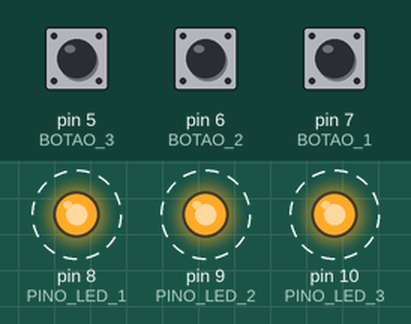
The program below on a simulated Arduino Uno, built with avr-gcc and run on an emulated ATmega328P. On the bench: output pins drawn as LEDs (lit = HIGH). Dashed ring = blinking. The inputs (shaded band) are chosen by the test bench; at power-on: pin 5 (BOTAO_3) HIGH, pin 6 (BOTAO_2) HIGH, pin 7 (BOTAO_1) HIGH. Random numbers use the default seed unless the program sets one.

Above: at 6.3 s.
6.4 s: pin 5 (BOTAO_3) pulled LOW for 2.35 s
At 9.3 s:
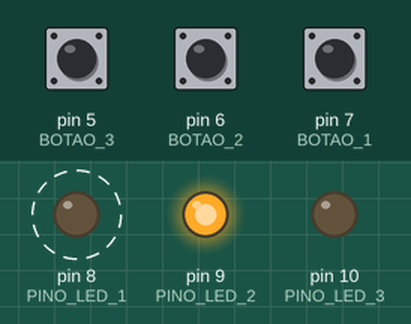
11.0 s: pin 6 (BOTAO_2) pulled LOW for 2.35 s
At 15.5 s:
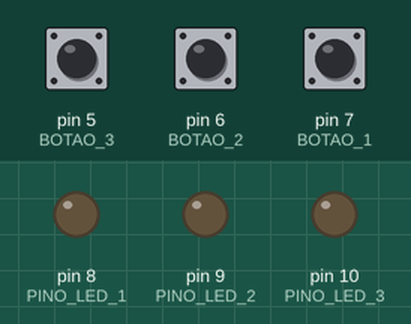
16.1 s: pin 7 (BOTAO_1) pulled LOW for 2.35 s
At 17.15 s:
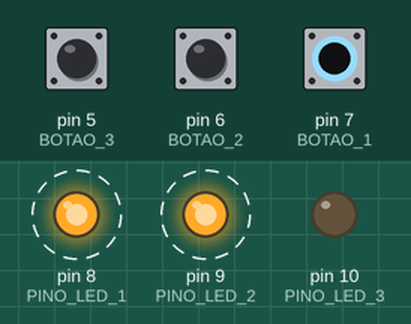
Timing chart, 0 to 25.9 s (numbered marks = the images above; inputs shaded):
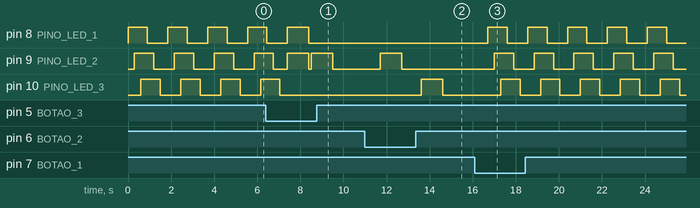

Measured:
- after the input at 11.0 s, pin 9 (PINO_LED_2): LOW → HIGH after 0.70 s, → LOW 1.0 s later; pin 10 (PINO_LED_3): LOW → HIGH after 2.6 s, → LOW 1.0 s later
- after the input at 16.1 s, pin 8 (PINO_LED_1): alternates HIGH for 0.90 s and LOW for 0.95 s, starting after 0.60 s; pin 9 (PINO_LED_2): alternates HIGH for 0.90 s and LOW for 0.95 s, starting after 0.90 s; pin 10 (PINO_LED_3): alternates HIGH for 0.90 s and LOW for 0.95 s, starting after 1.2 s
- by itself, pin 8 (PINO_LED_1), pin 9 (PINO_LED_2), pin 10 (PINO_LED_3): alternates HIGH for 0.90 s and LOW for 0.95 s

The program:

main.cpp
```cpp
#include <Arduino.h>

#define PINO_LED_1 8
#define PINO_LED_2 9
#define PINO_LED_3 10

#define BOTAO_1 7
#define BOTAO_2 6
#define BOTAO_3 5

#define TOTAL_PARTIDAS 5 // Quantidade máxima de partidas

bool estadoLed = HIGH; // estado do led

uint8_t btn_1_status = 0;
uint8_t btn_2_status = 0;
uint8_t btn_3_status = 0;

uint8_t btn_pressionado = 0;

int inicio = 0; // 0 - sequencia inicial, 1 - modo jogo

int etapas = 0; // 0 - inicio, 1 - jogo, 2 - ganhou, 3 - perdeu

#define MAX_SEQ 6

uint8_t sequencia[MAX_SEQ];

uint8_t rodada_atual = 0;

void sequencia_inicial();
void gerar_sequencia();
void apagaLeds();
void leitura_botoes();
void jogador();
void genius();
void jogo();
int leitura_botoes_jogo(int rodada);
void ligar_leds(int led_1,int led_2,int led_3);


void setup(){

    // Ativa as entradas pullup nos botoes

    pinMode(BOTAO_1, INPUT_PULLUP);
    pinMode(BOTAO_2, INPUT_PULLUP);
    pinMode(BOTAO_3, INPUT_PULLUP);

    // pinos definidos como saida

    pinMode(PINO_LED_1,OUTPUT);
    pinMode(PINO_LED_2,OUTPUT);
    pinMode(PINO_LED_3,OUTPUT);
}

void loop(){

    while(inicio != 1){
        sequencia_inicial();
        leitura_botoes();
    }

    while(inicio == 1){
        jogo();
    }
}

void jogo(){

    switch (etapas)
    {
    case 0:
        gerar_sequencia();
        etapas++;
        break;
    case 1:
        genius();
        jogador();
        break;
    }
    delay(100);
}

void sequencia_inicial(){

    // sequencia inicial vai ficar rodando até que o jogador aperte algum botao

    digitalWrite(PINO_LED_1,estadoLed);
    delay(300);

    digitalWrite(PINO_LED_2,estadoLed);
    delay(300);

    digitalWrite(PINO_LED_3,estadoLed);
    delay(300);

    digitalWrite(PINO_LED_1,!estadoLed);
    delay(300);

    digitalWrite(PINO_LED_2,!estadoLed);
    delay(300);

    digitalWrite(PINO_LED_3,!estadoLed);
    delay(300);

}

void gerar_sequencia(){

    // esta funcao acende dois leds para indicar que esta funcao esta gerando uma nova sequencia

    digitalWrite(PINO_LED_1,HIGH);
    digitalWrite(PINO_LED_2,HIGH);
    delay(1000);

    for (int i = 0; i < MAX_SEQ; i++){
        sequencia[i] = random(1,4); // cores que estao sendo geradas
    }

    apagaLeds();
    rodada_atual = 1;
}

void jogador(){

    // o jogador vai apertar algum botao e o mesmo vai responde se acertou (1) ou não (0)

    int lance = 0;

    for (int i = 0; i < rodada_atual; i++){
        btn_pressionado = leitura_botoes_jogo(i);
        if (btn_pressionado == 1){
            lance = 1;
            delay(100);
        }else{
            inicio = 0;
            etapas = 0;
            break;
        }
    }
    delay(500);
    rodada_atual++;
}

void genius(){

    // esta função vai implementar a sequencia que foi armazenada no array sequencia

    for (int i = 0; i < rodada_atual; i++){
        switch (sequencia[i])
        {
        case 1:
            ligar_leds(1,0,0);
            break;
        case 2:
            ligar_leds(0,1,0);
            break;
        case 3:
            ligar_leds(0,0,1);
            break;
        }
    }
    delay(1000); // tempo de exibição de cada cor
    apagaLeds();
    delay(100);
}

void leitura_botoes(){

    // esta funcao vai ler os botoes iniciais quando inicio = 0

    btn_1_status = !digitalRead(BOTAO_1);
    btn_2_status = !digitalRead(BOTAO_2);
    btn_3_status = !digitalRead(BOTAO_3);

    if(inicio == 0){
        if (btn_1_status || btn_2_status || btn_3_status){
            apagaLeds();
            inicio = 1;
        }
    }

    delay(50);
}

int leitura_botoes_jogo(int rodada){

    // estao funcao vai capturar as entradas dos botoes quando inicio = 1

    int botao = 0;

    while (botao == 0){
        btn_1_status = !digitalRead(BOTAO_1);
        btn_2_status = !digitalRead(BOTAO_2);
        btn_3_status = !digitalRead(BOTAO_3);

        if(btn_1_status){
            botao = 1;
        }
        if(btn_2_status){
            botao = 2;
        }
        if(btn_3_status){
            botao = 3;
        }
    }

    // compara a sequencia de entradas com as armazenadas na memoria

    if(botao == sequencia[rodada]){
        return 1; // correto
    }else{
        return 0; // incorreto
    }

}

void apagaLeds(){

    // todos os leds serao apagados quando esta funcao for chamada

    digitalWrite(PINO_LED_1, LOW);
    digitalWrite(PINO_LED_2, LOW);
    digitalWrite(PINO_LED_3, LOW);
}

void ligar_leds(int led_1,int led_2,int led_3){

    // liga cada um dos leds de acordo com os parametros de entrada

    digitalWrite(PINO_LED_1, led_1);
    digitalWrite(PINO_LED_2, led_2);
    digitalWrite(PINO_LED_3, led_3);
}
```
